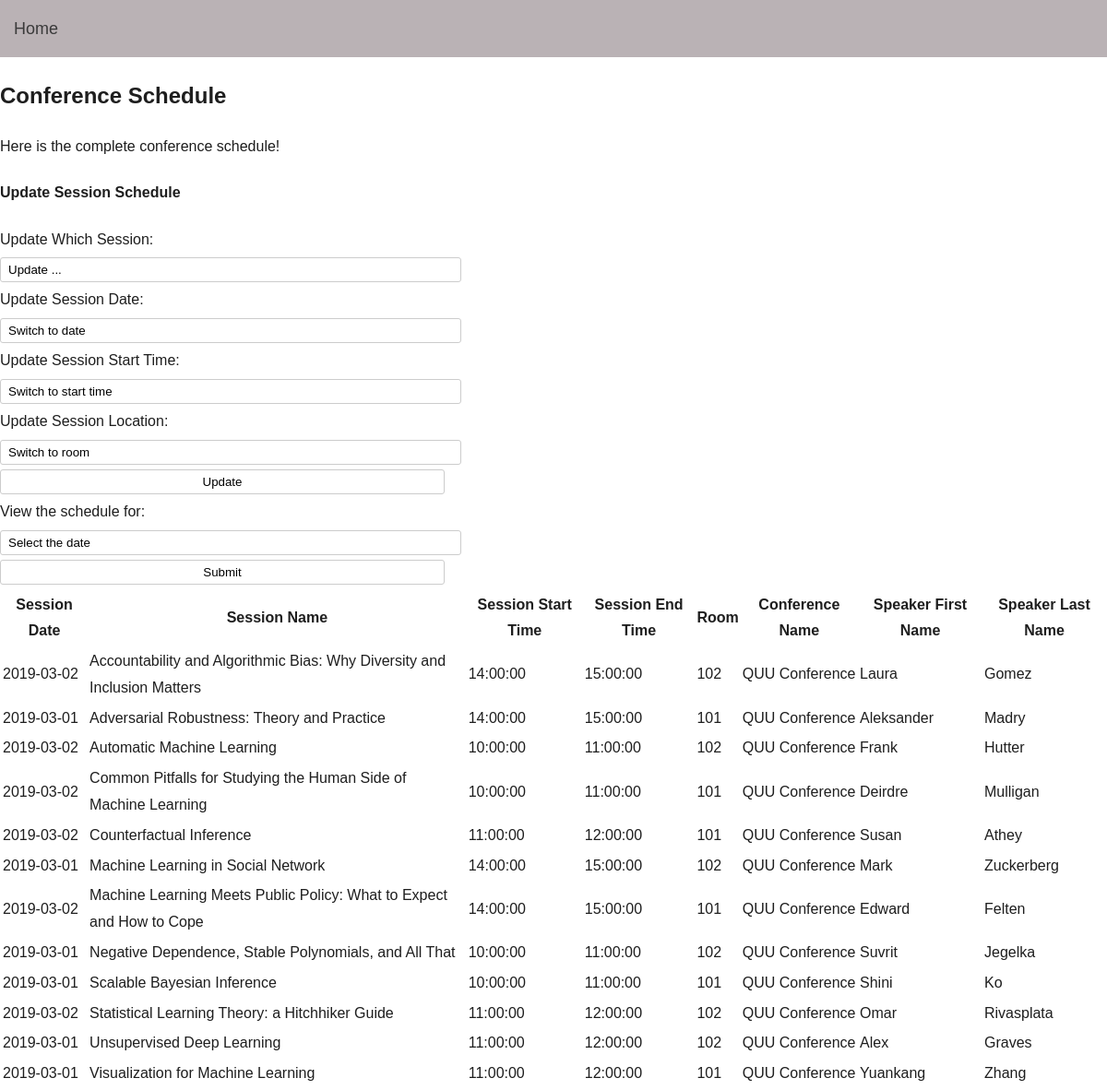
The app's page /real_project/session.php with its own data.
### tables this page shows
CREATE TABLE Sessions(
	session_name VARCHAR(100) NOT NULL,
	session_date DATE NOT NULL,
	session_start_time TIME NOT NULL,
	session_end_time TIME NOT NULL,
	room VARCHAR(100) NOT NULL,
	conference_name VARCHAR(100) NOT NULL,
	speaker_first_name VARCHAR(100) NOT NULL,
	speaker_last_name VARCHAR(100) NOT NULL,
	PRIMARY KEY(
		session_name),
	FOREIGN KEY(
		conference_name
		)REFERENCES Conference(
		conference_name
		)ON DELETE CASCADE
);

### real_project/session.php (the view, shortened to what this page needs)
<?php
include("nav.php");
?>
<h2>Conference Schedule</h2>
<ul>
<p>Here is the complete conference schedule!</p>
<table><tr><th>Session Date</th><th>Session Name</th><th>Session Start Time</th><th>Session End Time</th><th>Room</th><th>Conference Name</th><th>Speaker First Name</th><th>Speaker Last Name</th></tr>
<?php
$pdo = new PDO('mysql:host=localhost;dbname=conference', "root", "");
$session_sql = "Select * from Sessions";
$sessions = $pdo->prepare($session_sql);
$sessions->execute();
foreach($sessions as $session){
?>
    <tr>
    	<td><?php echo $session["session_date"];?></td>
    	<td><?php echo $session["session_name"];?></td>
    	<td><?php echo $session["session_start_time"];?></td>
    	<td><?php echo $session["session_end_time"];?></td>
    	<td><?php echo $session["room"];?></td>
    	<td><?php echo $session["conference_name"];?></td>
    	<td><?php echo $session["speaker_first_name"];?></td>
    	<td><?php echo $session["speaker_last_name"];?></td>
    </tr>
<?php
}
?>
<form action="<?php echo $_SERVER['PHP_SELF'];?>" method="post">
		<h4> Update Session Schedule </h4>
		<span> Update Which Session: </span>
    	<select name='switch_session'>
    		<option value = '0' selected = 'selected'>Update ...</option>
  		</select>
		<span> Update Session Date: </span>
    	<select name='session_target_date'>
    		<option value = '0' selected = 'selected'>Switch to date</option>
  		</select>
    	<span> Update Session Start Time: </span>
  		<select name='session_target_time'>
    		<option value = "0" selected = 'selected'>Switch to start time</option>
  		</select>
    	<span> Update Session Location: </span>
  		<select name='session_target_location'>
    		<option value = "0" selected = 'selected'>Switch to room</option>
  		</select>
  		<input type="submit" name="switch" value="Update">
  		</form>
<span>View the schedule for: </span>
<form action='particularSession.php' method='post' id="dateform">
  <select name='session_date' form='dateform'>
    <option value = '0' selected = 'selected'>Select the date</option>
  </select>
  <input type="submit">
</form>
</body>
</html>

### real_project/styles.css (style rules this page uses)
body { font: 16px sans-serif; line-height: 1.8; color: #1e1e1e; margin: 0; }
ul { list-style: none; padding: 0; margin: 0 auto; }
input { display:block; border: 1px solid #ccc; width: 482px; border-radius: 3px; overflow: hidden; padding: 5px 8px; box-shadow: none; background: transparent; background-image: none; -webkit-appearance: none; margin: 5px 0; }
select { display:block; border: 1px solid #ccc; width: 500px; border-radius: 3px; overflow: hidden; padding: 5px 8px; box-shadow: none; background: transparent; background-image: none; -webkit-appearance: none; margin: 5px 0; }

### records on screen
sessions: session_date "2019-03-02", session_name "Accountability and Algorithmic Bias: Why Diversity and Inclusion Matters", session_start_time "14:00:00", session_end_time "15:00:00", room "102", conference_name "QUU Conference", speaker_first_name "Laura", speaker_last_name "Gomez"
sessions: session_date "2019-03-01", session_name "Adversarial Robustness: Theory and Practice", session_start_time "14:00:00", session_end_time "15:00:00", room "101", conference_name "QUU Conference", speaker_first_name "Aleksander", speaker_last_name "Madry"
sessions: session_date "2019-03-02", session_name "Automatic Machine Learning", session_start_time "10:00:00", session_end_time "11:00:00", room "102", conference_name "QUU Conference", speaker_first_name "Frank", speaker_last_name "Hutter"
sessions: session_date "2019-03-02", session_name "Common Pitfalls for Studying the Human Side of Machine Learning", session_start_time "10:00:00", session_end_time "11:00:00", room "101", conference_name "QUU Conference", speaker_first_name "Deirdre", speaker_last_name "Mulligan"
sessions: session_date "2019-03-02", session_name "Counterfactual Inference", session_start_time "11:00:00", session_end_time "12:00:00", room "101", conference_name "QUU Conference", speaker_first_name "Susan", speaker_last_name "Athey"
sessions: session_date "2019-03-01", session_name "Machine Learning in Social Network", session_start_time "14:00:00", session_end_time "15:00:00", room "102", conference_name "QUU Conference", speaker_first_name "Mark", speaker_last_name "Zuckerberg"
sessions: session_date "2019-03-02", session_name "Machine Learning Meets Public Policy: What to Expect and How to Cope", session_start_time "14:00:00", session_end_time "15:00:00", room "101", conference_name "QUU Conference", speaker_first_name "Edward", speaker_last_name "Felten"
sessions: session_date "2019-03-01", session_name "Negative Dependence, Stable Polynomials, and All That", session_start_time "10:00:00", session_end_time "11:00:00", room "102", conference_name "QUU Conference", speaker_first_name "Suvrit", speaker_last_name "Jegelka"
sessions: session_date "2019-03-01", session_name "Scalable Bayesian Inference", session_start_time "10:00:00", session_end_time "11:00:00", room "101", conference_name "QUU Conference", speaker_first_name "Shini", speaker_last_name "Ko"
sessions: session_date "2019-03-02", session_name "Statistical Learning Theory: a Hitchhiker Guide", session_start_time "11:00:00", session_end_time "12:00:00", room "102", conference_name "QUU Conference", speaker_first_name "Omar", speaker_last_name "Rivasplata"
sessions: session_date "2019-03-01", session_name "Unsupervised Deep Learning", session_start_time "11:00:00", session_end_time "12:00:00", room "102", conference_name "QUU Conference", speaker_first_name "Alex", speaker_last_name "Graves"
sessions: session_date "2019-03-01", session_name "Visualization for Machine Learning", session_start_time "11:00:00", session_end_time "12:00:00", room "101", conference_name "QUU Conference", speaker_first_name "Yuankang", speaker_last_name "Zhang"
